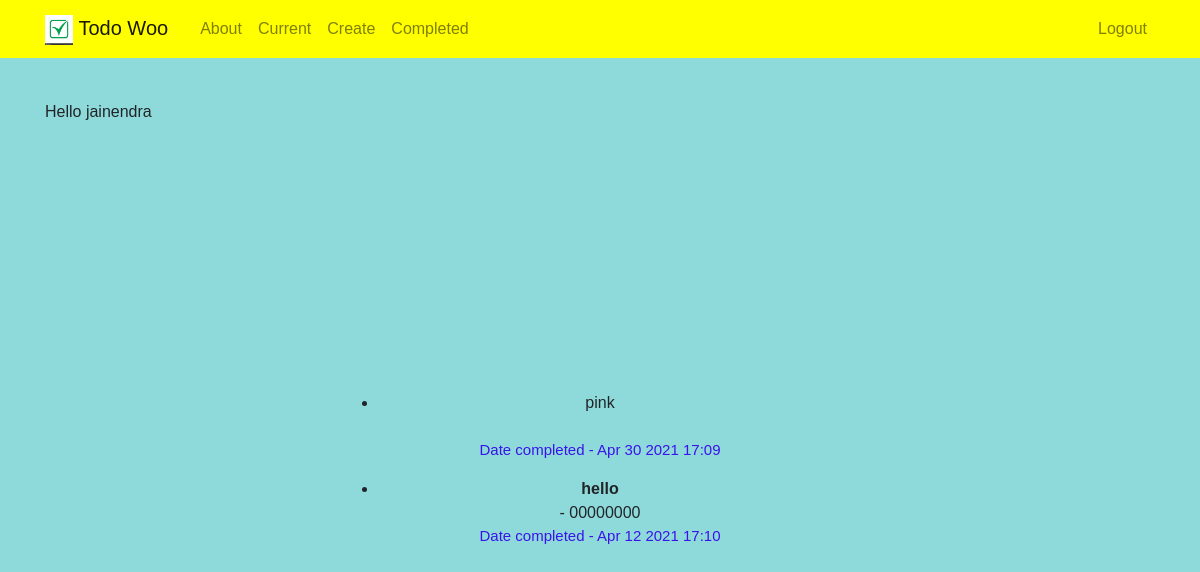
The app's page /completedtodos/ (signed in), older data.
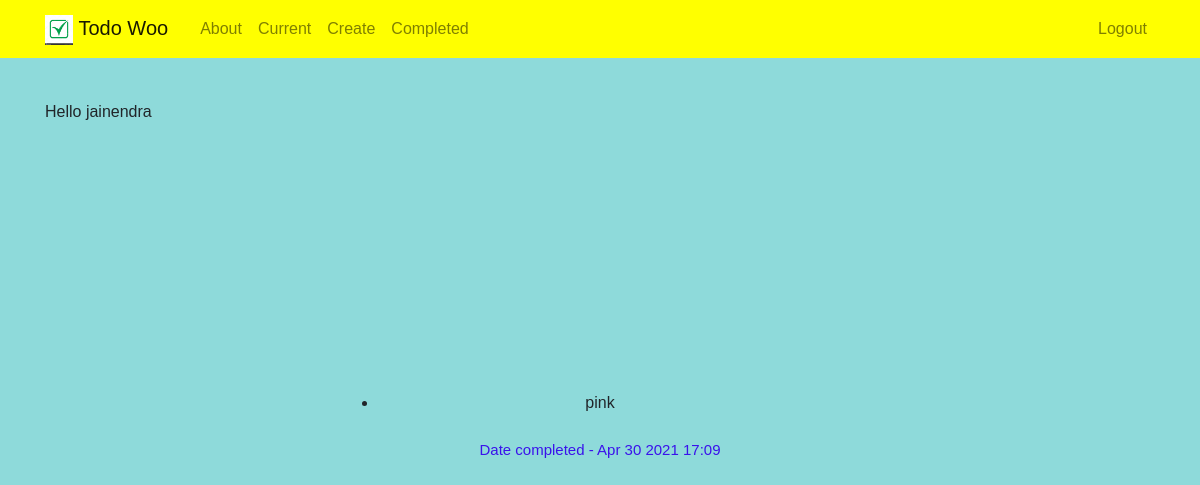
The same page, newer data.
### todo/models.py (models this page shows, shortened)
class Todo(models.Model):
    title = models.CharField(max_length=100)
    memo = models.TextField(blank=True)
    important = models.BooleanField(default=False)
    created = models.DateTimeField(auto_now_add=True)
    datecompleted = models.DateTimeField(null=True,blank=True)
    user = models.ForeignKey(User,on_delete = models.CASCADE)

### todo/views.py (the view)
# urls.py: path('completedtodos/',views.completedtodos,name = 'completedtodos'),
@login_required
def completedtodos(request):
    todos = Todo.objects.filter(user=request.user,datecompleted__isnull = False).order_by('-datecompleted')          # select the todo list of user logged in.
    return render(request,'todo/completedtodos.html', {'todos':todos})

### todo/templates/todo/completedtodos.html (shortened to what this page needs)
{% extends 'todo/base.html' %}
{% block content %}
<div style="margin-top: 100px;">
        <div class="welcome-text">
            {% for  todo in todos %}
                <ul>
                        <li>{% if todo.important %}<b>{% endif %} {{ todo.title }}  {% if todo.important %} </b> {% endif %} </li>
                        {% if todo.important %} - {{ todo.memo }} {% endif %}
                        <br>
                        <p style="color:rgb(58, 18, 235);">Date completed   -   {{ todo.datecompleted|date:'M j Y H:i' }}</p>
                </ul>
            {% endfor %}
        </div>
</div>
{% endblock %}

Row changes from the older to the newer data that the page shows:
no longer on this page (row edited): Todo: title "hello", memo "00000000", datecompleted "Apr 12 2021 17:10"
